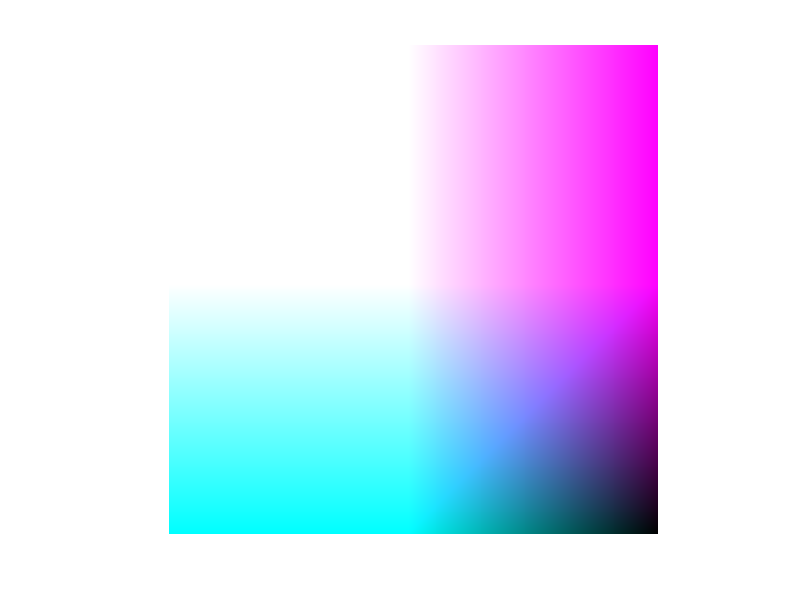

Here is the MATLAB script that generated this plot:
function socorro
  p = 500;
  
  r = ones(p, 'uint8');
  g = ones(p, 'uint8');
  b = ones(p, 'uint8');
  
  for x = 1:p
    for y = 1:p
      
      r(x,y) = 500 - x;
      g(x,y) = 500 - y;
      b(x,y) = 1000 - x - y;
      
    endfor
  endfor
  
  img = cat (3, r, g, b);
  imshow (img);
  imwrite (img, 'socorro.png', 'Quality', 100);
endfunction
